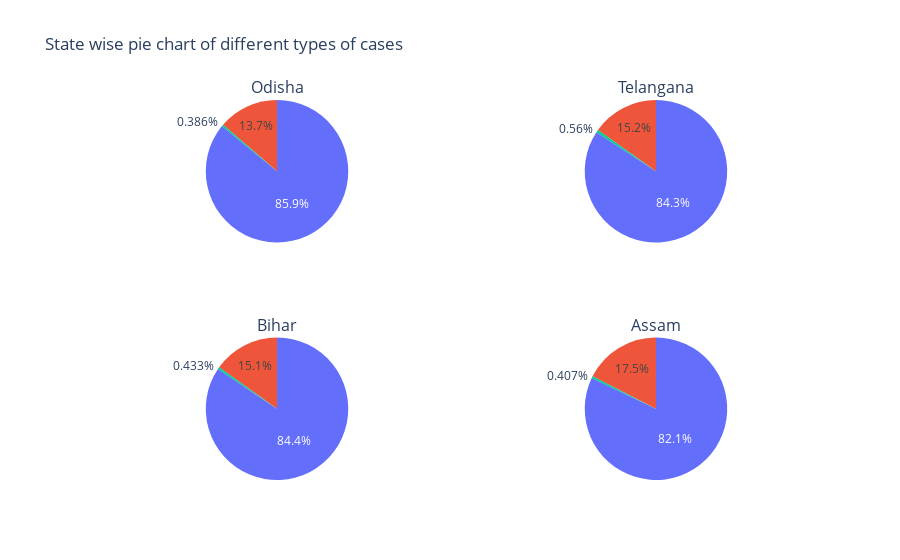

Notebook source saved alongside this figure:
### Code cell
specs = [[{'type':'domain'}, {'type':'domain'}],[{'type':'domain'}, {'type':'domain'}]]
fig = make_subplots(rows=2, cols=2, specs=specs, subplot_titles=["Odisha","Telangana","Bihar","Assam"])

#odisha
odisha_active = statecases['Active Cases'].iloc[8]
odisha_cured = statecases['Cured/Discharged'].iloc[8]
odisha_death = statecases['Death'].iloc[8]

labels=['Active Cases','Cured/Discharged','Death']
values_odisha=[odisha_active,odisha_cured,odisha_death]
fig.add_trace(go.Pie(labels=labels, values=values_odisha), 1, 1)

#Telangana
telangana_active = statecases['Active Cases'].iloc[9]
telangana_cured = statecases['Cured/Discharged'].iloc[9]
telangana_death = statecases['Death'].iloc[9]

labels=['Active Cases','Cured/Discharged','Death']
values_telangana=[telangana_active,telangana_cured,telangana_death]
fig.add_trace(go.Pie(labels=labels, values=values_telangana), 1, 2)

#Bihar
bihar_active = statecases['Active Cases'].iloc[10]
bihar_cured = statecases['Cured/Discharged'].iloc[10]
bihar_death = statecases['Death'].iloc[10]

labels=['Active Cases','Cured/Discharged','Death']
values_bihar=[bihar_active,bihar_cured,bihar_death]
fig.add_trace(go.Pie(labels=labels, values=values_bihar), 2, 1)

#Assam
assam_active = statecases['Active Cases'].iloc[11]
assam_cured = statecases['Cured/Discharged'].iloc[11]
assam_death = statecases['Death'].iloc[11]

labels=['Active Cases','Cured/Discharged','Death']
values_assam=[assam_active,assam_cured,assam_death]
fig.add_trace(go.Pie(labels=labels, values=values_assam), 2, 2)


fig.update(layout_title_text='State wise pie chart of different types of cases',layout_showlegend=False)
fig = go.Figure(fig)
fig.show()

### Figure 1 — Plotly figure (JSON) as saved in the notebook; plotly's stock layout.template omitted (floating-point values rounded to 4 significant figures)
{"data": [{"domain": {"x": [0, 0.45], "y": [0.625, 1]}, "labels": ["Active Cases", "Cured/Discharged", "Death"], "type": "pie", "values": [35092, 220388, 991]}, {"domain": {"x": [0.55, 1], "y": [0.625, 1]}, "labels": ["Active Cases", "Cured/Discharged", "Death"], "type": "pie", "values": [32994, 183025, 1217]}, {"domain": {"x": [0, 0.45], "y": [0, 0.375]}, "labels": ["Active Cases", "Cured/Discharged", "Death"], "type": "pie", "values": [32636, 182121, 934]}, {"domain": {"x": [0.55, 1], "y": [0, 0.375]}, "labels": ["Active Cases", "Cured/Discharged", "Death"], "type": "pie", "values": [34496, 161904, 802]}], "layout": {"annotations": [{"font": {"size": 16}, "showarrow": false, "text": "Odisha", "x": 0.225, "xanchor": "center", "xref": "paper", "y": 1, "yanchor": "bottom", "yref": "paper"}, {"font": {"size": 16}, "showarrow": false, "text": "Telangana", "x": 0.775, "xanchor": "center", "xref": "paper", "y": 1, "yanchor": "bottom", "yref": "paper"}, {"font": {"size": 16}, "showarrow": false, "text": "Bihar", "x": 0.225, "xanchor": "center", "xref": "paper", "y": 0.375, "yanchor": "bottom", "yref": "paper"}, {"font": {"size": 16}, "showarrow": false, "text": "Assam", "x": 0.775, "xanchor": "center", "xref": "paper", "y": 0.375, "yanchor": "bottom", "yref": "paper"}], "showlegend": false, "title": {"text": "State wise pie chart of different types of cases"}}}
